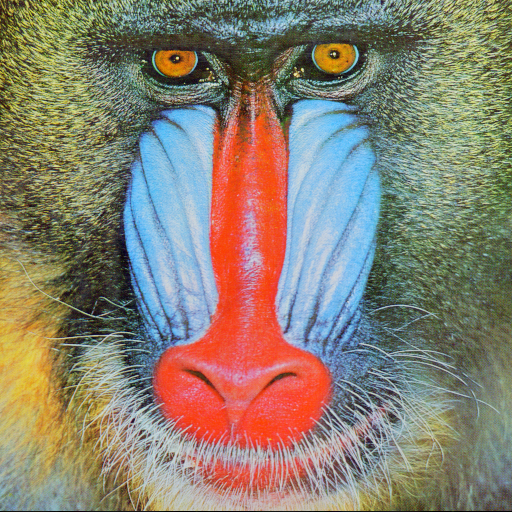
#> input picture Lab02/baboon.png, 512 x 512 px
$ jupyter execute 2.2.2_basic_image_manipulation_open_CV.ipynb   (shell and % lines are left out)
#> lines starting #> are read from the running program, lines starting #| are printed output that depends on the picture; after the words box and inside, x2 and y2 are one past the last pixel; in counts of white or black regions, pixels touching at a corner belong together
**<h1> Manipulating Images </h1>**

Estimated time needed: **30** minutes

<h2>Objectives</h2>

In this lab, you will learn how to manipulate images, OpenCV image Arrays. You will learn how to copy an image to avoid aliasing. We will cover flipping images and cropping images. You will also learn to change pixel images; this will allow you to draw shapes, write text and superimpose images over other images.

<ul>
    <li><a href='#MI'>Manipulating Images </a>
        <ul>
            <li>Copying Images  </li>
            <li>Fliping Images </li>
            <li>Cropping an Image </li>
            <li>Changing Specific Image Pixels </li>


</ul>

----

Download the images for the lab

We will be using these imported functions in the lab

[cell 1]
import matplotlib.pyplot as plt
import cv2
import numpy as np

## Copying Images

If you want to reassign an array to another variable, you should use the `copy` method. If we do not apply the method `copy()`, the variable will point to the same location in memory. Consider the following array:

[cell 2]
baboon = cv2.imread("baboon.png")
#> baboon is the input picture: shape (512, 512, 3); mean B, G, R 113.1, 128.9, 137.4
plt.figure(figsize=(10,10))
plt.imshow(cv2.cvtColor(baboon, cv2.COLOR_BGR2RGB))
plt.show()

If we do not apply the method `copy()`, the new variable will point to the same location in memory:

[cell 3]
A = baboon

we use the `id` function to find the object's memory address; we see it is the same as the original array.

[cell 4]
id(A)==id(baboon)
id(A)
#> Out = 139845442778288

If we apply the method `copy()</coode>, the memory address is different

[cell 5]
B = baboon.copy()
id(B)==id(baboon)
#> Out = False

When we do not apply the method <code>copy()</code>, the variable will point to the same location in memory. Consider the array <code>baboon</code>, if we set all its values to zero, then all the values in <code>A</code> will be zero. This is because <code>baboon</code> and <code>A</code> point to the same place in memory, but <code>B</code> will not be affected.

[cell 6]
baboon[:,:,] = 0
#> baboon: shape (512, 512, 3); every value is 0

[cell 7]
plt.figure(figsize=(10,10))
plt.subplot(121)
plt.imshow(cv2.cvtColor(baboon, cv2.COLOR_BGR2RGB))
plt.title("baboon")
plt.subplot(122)
plt.imshow(cv2.cvtColor(A, cv2.COLOR_BGR2RGB))
plt.title("array A")
plt.show()

We see they are the same, this is called aliasing. Aliasing happens whenever one variable's value is assigned to another variable because variables are just names that store references to values. We can also compare <code>baboon</code> and array <code>B</code>:

[cell 8]
plt.figure(figsize=(10,10))
plt.subplot(121)
plt.imshow(cv2.cvtColor(baboon, cv2.COLOR_BGR2RGB))
plt.title("baboon")
plt.subplot(122)
plt.imshow(cv2.cvtColor(B, cv2.COLOR_BGR2RGB))
plt.title("array B")
plt.show()

They are different because they used the method copy.

## Fliping Images

Flipping images involves reordering the index of the pixels such that it changes the orientation of the image. Consider the following image:

[cell 9]
image = cv2.imread("cat.png")
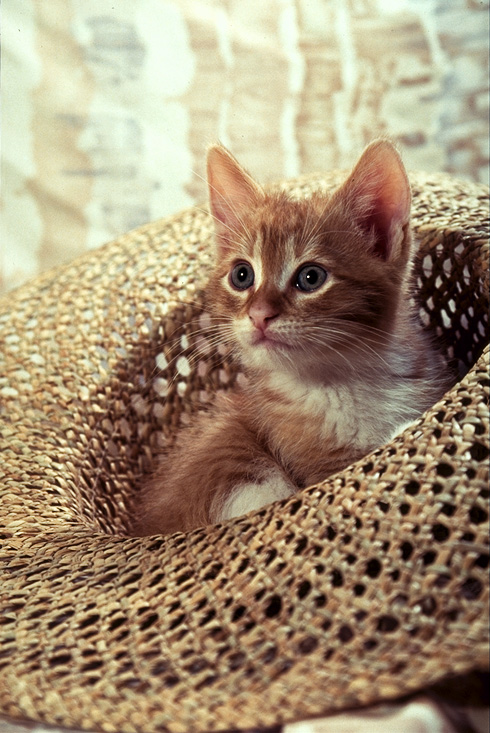
#> input picture Lab02/cat.png, 490 x 733 px
#> image is the input picture: shape (733, 490, 3); mean B, G, R 116.7, 143.2, 162.7
plt.figure(figsize=(10,10))
plt.imshow(cv2.cvtColor(image, cv2.COLOR_BGR2RGB))
plt.show()

We can cast it to an array and find the shape:

[cell 10]
width, height,C=image.shape
#> width = 733; height = 490; C = 3
print('width, height,C',width, height,C)
#| width, height,C 733 490 3

Let's Flip i.e rotate it vertically. First, we create an array of equal size of type <code>np.uint8</code> bit image.

[cell 11]
array_flip = np.zeros((width, height,C),dtype=np.uint8)

We assign the first row of pixels of the original array to the new array's last row. We repeat the process for every row, incrementing the row number for the original array and decreasing the new array's row index assigning the pixels accordingly.

[cell 12]
for i,row in enumerate(image):
        array_flip[width-1-i,:,:]=row
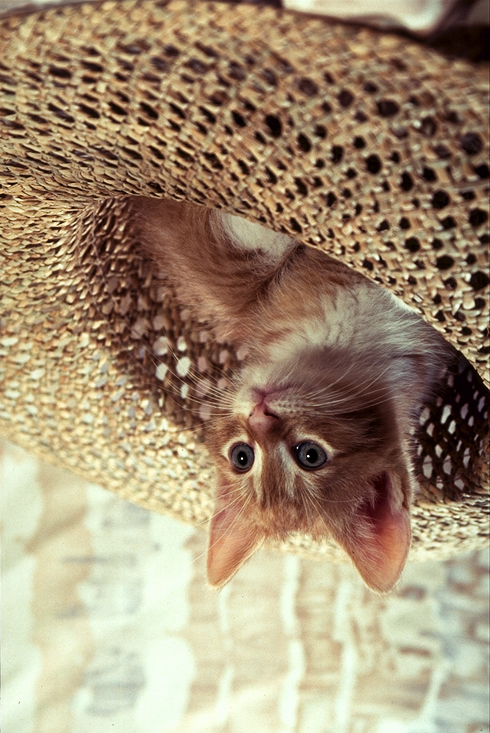
#> array_flip: shape (733, 490, 3); mean of channels 0, 1, 2 116.7, 143.2, 162.7; drawn as B, G, R

We plot the results

[cell 13]
plt.figure(figsize=(5,5))
plt.imshow(cv2.cvtColor(array_flip, cv2.COLOR_BGR2RGB))
plt.show()

<code>OpenCV</code>has several ways to flip an image, we can use  the <code>flip()</code> function; we have the input image array. The parameter is the <code>flipCode</code>

is the value indicating what kind of flip we would like to perform;
<li><code>flipcode</code> = 0: flip vertically around the x-axis</li>
<li><code>flipcode</code> > 0: flip horizontally around y-axis positive value</li>
<li><code>flipcode</code>&#60 0: flip vertically and horizontally, flipping around both axes negative value</li>
Let apply different <code>flipcode</code>'s in a loop:

[cell 14]
for flipcode in [0,1,-1]:
    im_flip =  cv2.flip(image,flipcode )
    plt.imshow(cv2.cvtColor(im_flip,cv2.COLOR_BGR2RGB))
    plt.title("flipcode: "+str(flipcode))
    plt.show()

We can also use the <code>rotate()</code> function. The parameter is an integer indicating what kind of flip we would like to perform.

[cell 15]
im_flip = cv2.rotate(image,0)
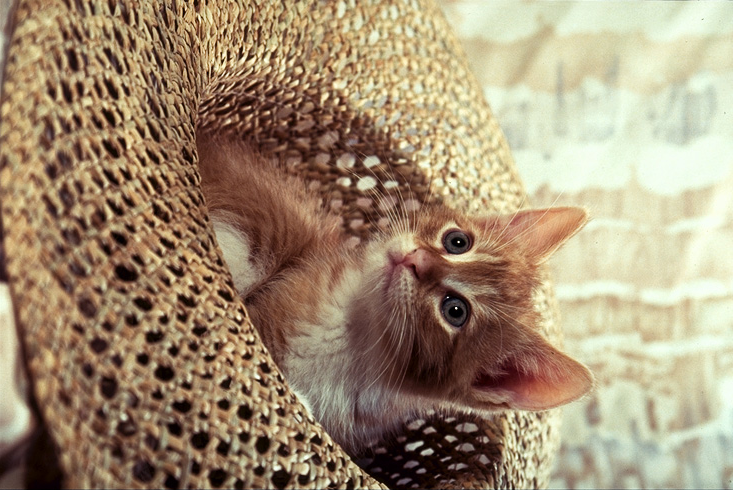
#> im_flip: shape (490, 733, 3); mean B, G, R 116.7, 143.2, 162.7
plt.imshow(cv2.cvtColor(im_flip,cv2.COLOR_BGR2RGB))
plt.show()

OpenCV module has built-in attributes the describe the type of flip, the values are just integers. Several are shown in the following <code>dict</code>:

[cell 16]
flip = {"ROTATE_90_CLOCKWISE":cv2.ROTATE_90_CLOCKWISE,"ROTATE_90_COUNTERCLOCKWISE":cv2.ROTATE_90_COUNTERCLOCKWISE,"ROTATE_180":cv2.ROTATE_180}
#> flip = {'ROTATE_90_CLOCKWISE': 0, 'ROTATE_90_COUNTERCLOCKWISE': 2, 'ROTATE_180': 1}

We see the keys are just an integer

[cell 17]
flip["ROTATE_90_CLOCKWISE"]
#> Out = 0

We can plot each of the outputs using the different  parameter values

[cell 18]
for key, value in flip.items():
    plt.subplot(1,2,1)
    plt.imshow(cv2.cvtColor(image, cv2.COLOR_BGR2RGB))
    plt.title("orignal")
    plt.subplot(1,2,2)
    plt.imshow(cv2.cvtColor(cv2.rotate(image,value), cv2.COLOR_BGR2RGB))
    plt.title(key)
    plt.show()
#> this loop made 3 passes
#> (key, value) on passes 1 to 3: ('ROTATE_90_CLOCKWISE', 0), ('ROTATE_90_COUNTERCLOCKWISE', 2), ('ROTATE_180', 1)
#> pass 2, `plt.show()`:
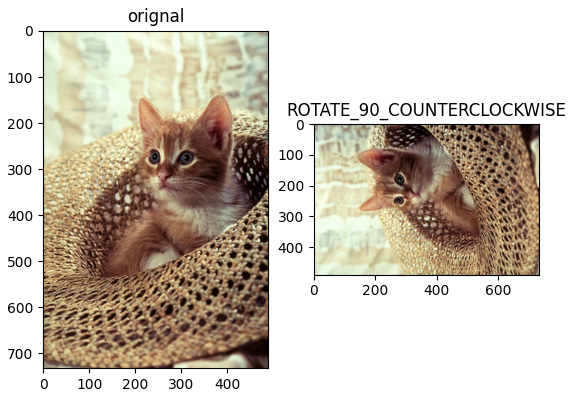
#> figure drawn by matplotlib, 2 panels

 ## Cropping an Image

Cropping is "cutting out" the part of the image and throwing out the rest; we can crop using arrays. Let start with a vertical crop; the variable <code>upper</code> is the first row that we would like to include in the image, the variable <code>lower</code> is the last row we would like to include. We then use slicing to obtain the new image.

[cell 19]
upper = 150
lower = 400
crop_top = image[upper: lower,:,:]
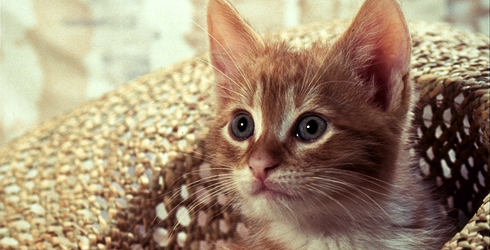
#> crop_top: shape (250, 490, 3); mean B, G, R 114, 139.8, 160.6
plt.figure(figsize=(10,10))
plt.imshow(cv2.cvtColor(crop_top, cv2.COLOR_BGR2RGB))
plt.show()

consider the array <code>crop_top</code> we  can also crop horizontally  the variable right is the first column that we would like to include in the image, the variable left is the last column we would like to include in the image.

[cell 20]
left = 150
right = 400
crop_horizontal = crop_top[: ,left:right,:]
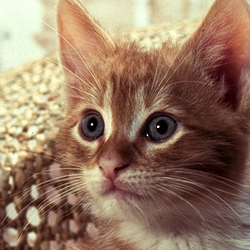
#> crop_horizontal: shape (250, 250, 3); mean B, G, R 98.6, 120.7, 150
plt.figure(figsize=(5,5))
plt.imshow(cv2.cvtColor(crop_horizontal, cv2.COLOR_BGR2RGB))
plt.show()

## Changing Specific Image Pixels

We can change specific image pixels using  array indexing; for example, we can set  all the channels in the original image we cropped to zero :

[cell 21]
array_sq = np.copy(image)
array_sq[upper:lower,left:right,:] = 0
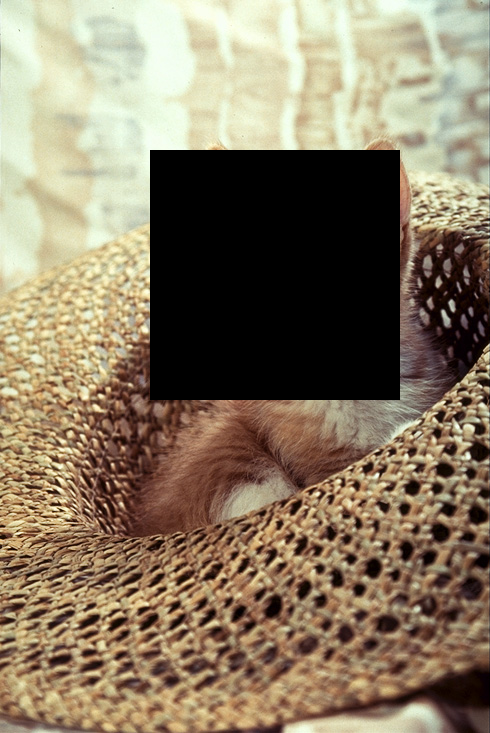
#> array_sq: shape (733, 490, 3); 17.4% of pixels changed, all inside (x1, y1, x2, y2) = (150, 150, 400, 400)

We can compare the results to the new image.

[cell 22]
plt.figure(figsize=(10,10))
plt.subplot(1,2,1)
plt.imshow(cv2.cvtColor(image,cv2.COLOR_BGR2RGB))
plt.title("orignal")
plt.subplot(1,2,2)
plt.imshow(cv2.cvtColor(array_sq,cv2.COLOR_BGR2RGB))
plt.title("Altered Image")
plt.show()
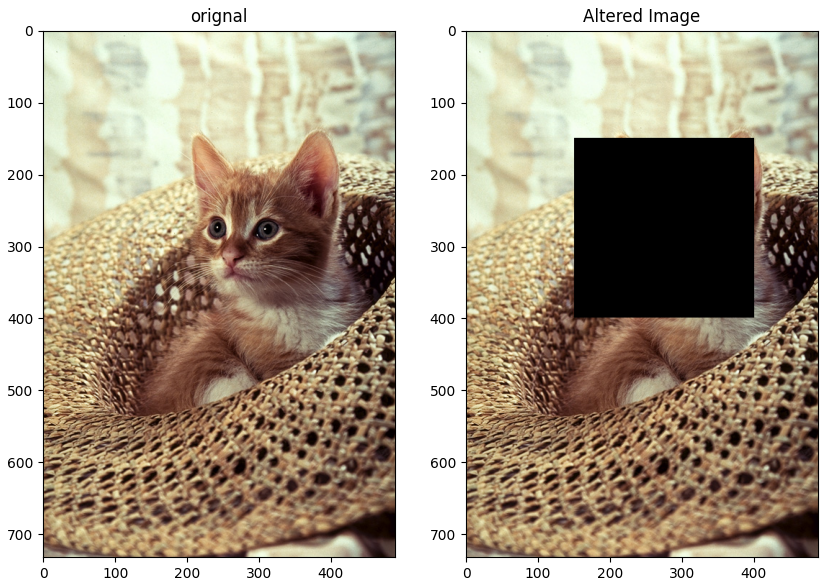
#> figure drawn by matplotlib, 2 panels

  We can also create shapes and <code>OpenCV</code>, we can use the method <code>rectangle</code>. The parameter  <code>pt1</code> is the top-left coordinate of the rectangle: <code>(left,top)</code> or $(x_0,y_0)$, <code>pt2</code> is the bottom right coordinate<code>(right,lower)</code> or $(x_1,y_1)$. The parameter <code>color</code>  is a tuple representing the intensity of each channel <code>( blue, green, red)</code>. Finally, we have the line thickness.

[cell 23]
start_point, end_point = (left, upper),(right, lower)
image_draw = np.copy(image)
cv2.rectangle(image_draw, pt1=start_point, pt2=end_point, color=(0, 255, 0), thickness=3)
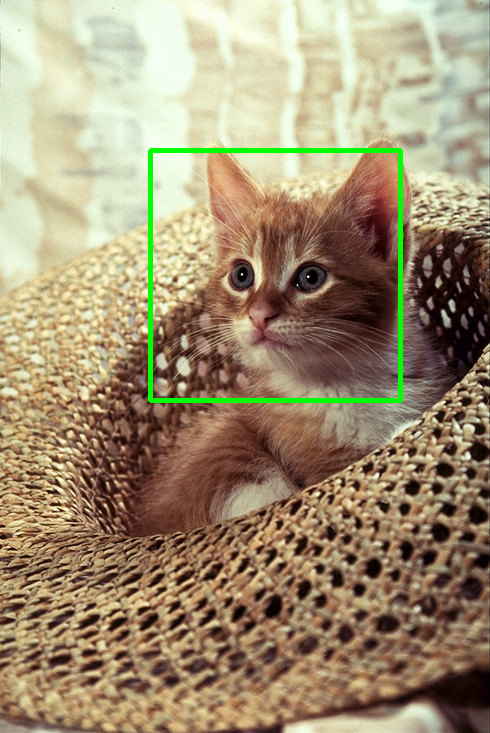
#> image_draw: shape (733, 490, 3); 1.39% of pixels changed, all inside (x1, y1, x2, y2) = (148, 148, 403, 403)
plt.figure(figsize=(5,5))
plt.imshow(cv2.cvtColor(image_draw, cv2.COLOR_BGR2RGB))
plt.show()

We can overlay text on an image using the function  <code>putText</code> with the following parameter values:

 <li><code>img</code>: Image array </li>
<li><code>text</code>: Text string to be overlayed</li>
<li><code>org</code>: Bottom-left corner of the text string in the image</li>
<li><code>fontFace</code>: tye type of font </li>
<li><code>fontScale</code>: Font scale</li>
<li><code>color</code>: Text color</li>
<li><code>thickness</code>: Thickness of the lines used to draw a text</li>
<li><code>lineType:</code> Line type</li>

[cell 24]
image_draw=cv2.putText(img=image,text='Stuff',org=(10,500),color=(255,255,255),fontFace=4,fontScale=5,thickness=2)
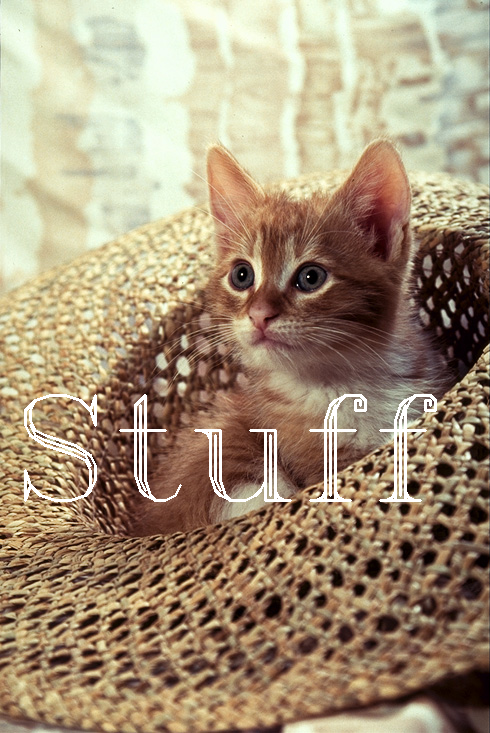
#> image_draw: shape (733, 490, 3); mean B, G, R 120, 146, 165
plt.figure(figsize=(10,10))
plt.imshow(cv2.cvtColor(image_draw,cv2.COLOR_BGR2RGB))
plt.show()
